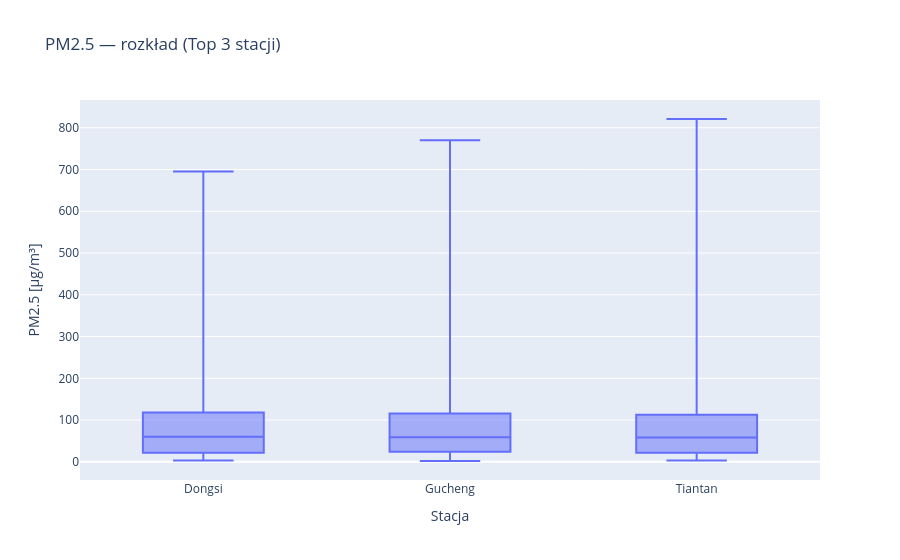

Notebook source saved alongside this figure:
### Markdown cell above
### Zadanie 21 (10–12 min)
**Biznes:** Porównanie rozkładów PM2.5 między stacjami (interaktywnie).

**Technicznie:** `px.box`.

**TODO:** zrób boxplot dla top 3 stacji i zapisz do HTML.

### Code cell
df_top3 = df_air[df_air["station"].isin(top3.index)].copy()
fig = px.box(df_top3, x="station", y="PM2.5", points=False, title="PM2.5 — rozkład (Top 3 stacji)")
fig.update_layout(xaxis_title="Stacja", yaxis_title="PM2.5 [µg/m³]")
fig.write_html("plot_pm25_box_top3.html")
fig.show()

### Figure 1 — Plotly figure (JSON) as saved in the notebook; plotly's stock layout.template omitted (floating-point values rounded to 4 significant figures; data arrays with more than 128 entries replaced by an {"elided": "..."} marker saying what was removed)
{"data": [{"alignmentgroup": "True", "boxpoints": false, "hovertemplate": "station=%{x}<br>PM2.5=%{y}<extra></extra>", "legendgroup": "", "marker": {"color": "#636efa"}, "name": "", "notched": false, "offsetgroup": "", "orientation": "v", "showlegend": false, "type": "box", "x": {"elided": "95685 str values"}, "x0": " ", "xaxis": "x", "y": {"elided": "95685 float values"}, "y0": " ", "yaxis": "y"}], "layout": {"boxmode": "group", "legend": {"tracegroupgap": 0}, "title": {"text": "PM2.5 — rozkład (Top 3 stacji)"}, "xaxis": {"anchor": "y", "domain": [0, 1], "title": {"text": "Stacja"}}, "yaxis": {"anchor": "x", "domain": [0, 1], "title": {"text": "PM2.5 [µg/m³]"}}}}
